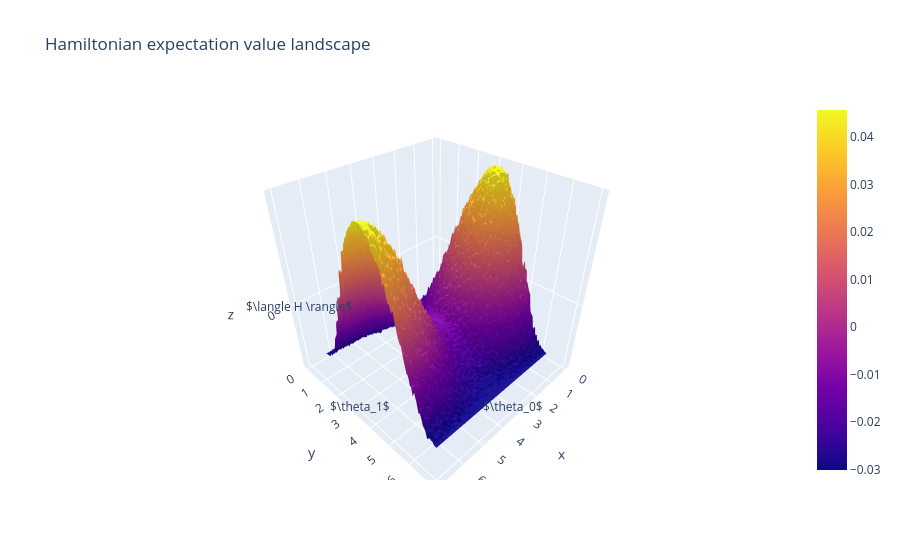

Here is the notebook cell this chart was saved with:
### Code cell
plot_hamiltonian_expval_surface(x=theta0, y=theta1, z=expvals_dict[n_shots])
